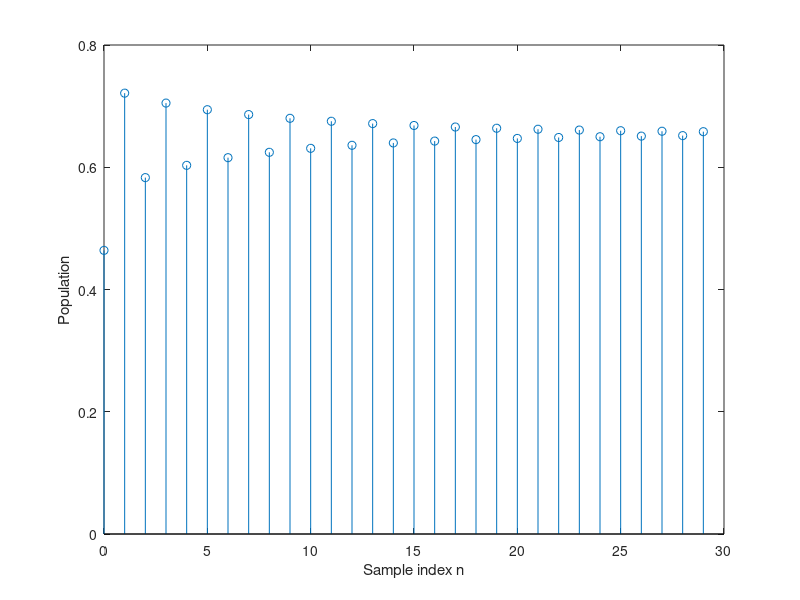

This chart was generated by the following MATLAB code:
% Script: exdt_2_8.m
% Set the parameter 'r'
r = 2.9;
% Set initial population to y[-1]=0.2
ynm1 = 0.2;
% Iterate through the difference equation
y = [];
for n=0:29,
  yn = r*(1-ynm1)*ynm1;  % Eqn. (2.14)
  ynm1 = yn;
  y = [y,yn];  % Append new sample to the vector
end;
% Graph y[n] for n=0,...,29
stem([0:29],y);
xlabel('Sample index n');
ylabel('Population');
